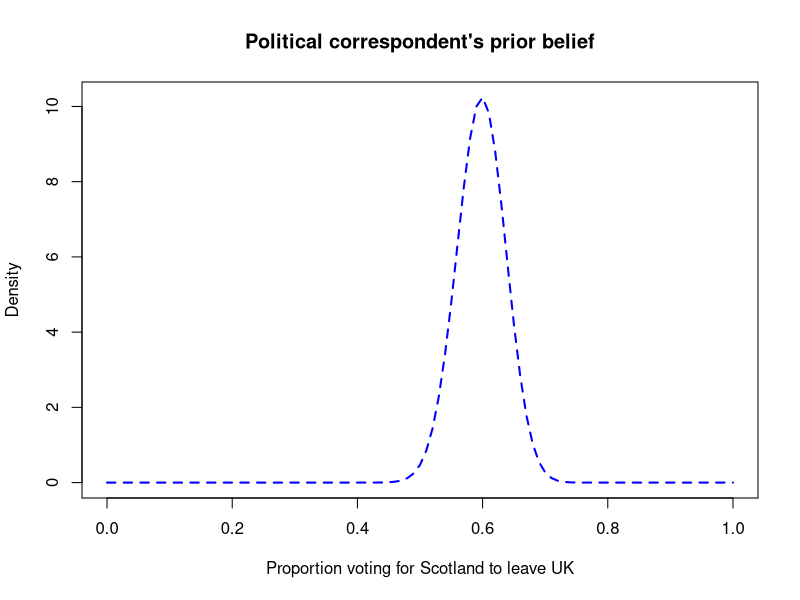
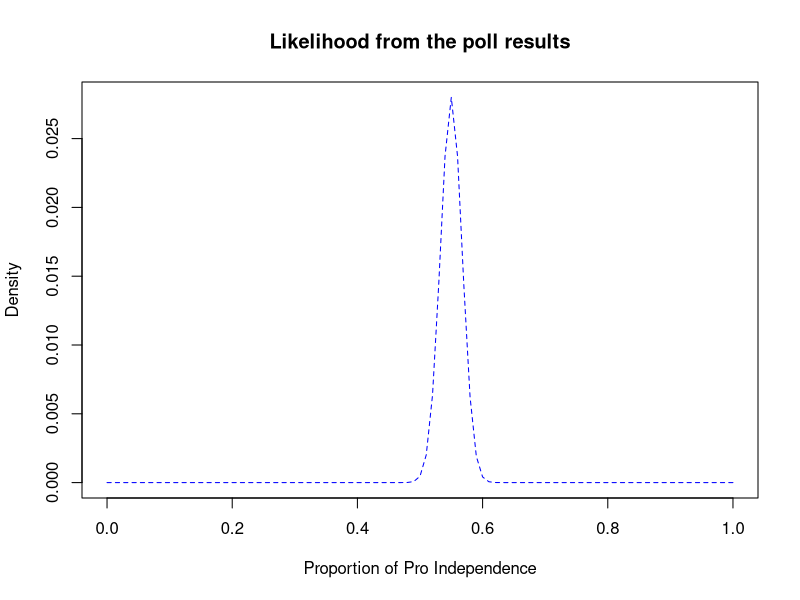
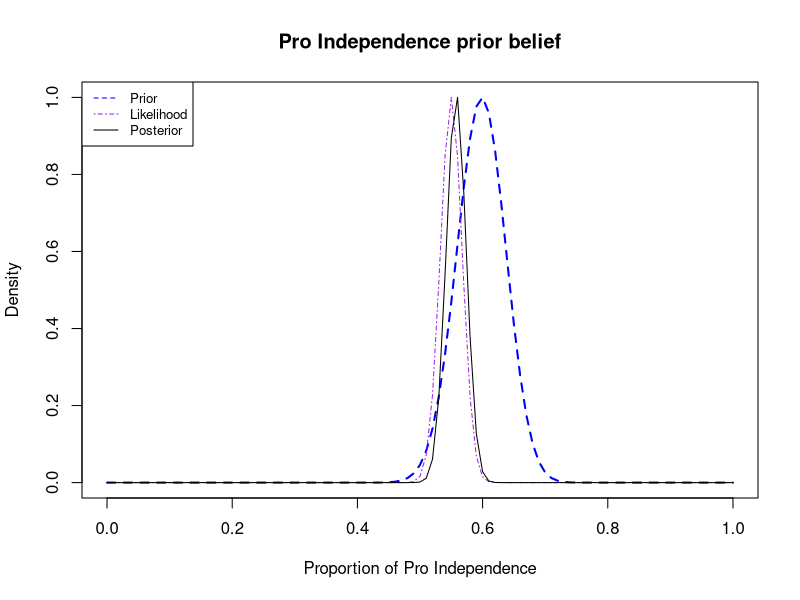

Reproduce these figures in R, in order.
#####Exercise 4.15:Referendum Example#####

#Question 1: What is the referendum likely outcome
#Step 1:Calculate Prior
calc.b<-function(a, mode){
  b<-2-a+(a-1)/mode
  print(b)
}

calc.b(a=95, mode=0.6)

x.range<-seq(0,1,0.01)
a<-95 #a chosen large to give peaky distribution
b<-64 #b calculated from calc.b function to give mode of 0.6
prior<-dbeta(x.range, a, b)
plot(x.range, prior, xlab="Proportion voting for Scotland to leave UK",
     type="l", ylab="Density", lwd=2, col="blue", lty=2, 
     main="Political correspondent's prior belief")

#Step 2:Calculate Likelihood
x.range <- seq(0,1,by=0.01)
n <- 820
s <- 451
likelihood<-dbinom(s, n, x.range)
plot(x.range, likelihood, xlab="Proportion of Pro Independence", 
     type="l", ylab="Density", col="blue", lty=2, 
     main="Likelihood from the poll results")

#Step 3:Calculate Posterior
posterior <-dbeta(x.range,a+s,b+n-s)
plot(x.range, prior/max(prior), xlab="Proportion of Pro Independence",
     type="l",ylab="Density", lwd=2, col="blue", lty=2,
     main="Pro Independence prior belief")
lines(x.range, likelihood/max(likelihood), col="purple", lty=4)
lines(x.range, posterior/max(posterior), col="black", lty=1)

legend("topleft", c("Prior", 
                    "Likelihood", "Posterior"),
       col=c("blue", "purple", "black"),lty=c(2,4,1), cex=0.8)

#Assess credible intervals
quantile(qbeta(x.range,a+s,b+n-s),c(0,0.025,0.5,0.975,1))

#Question 2: Is the political correspondent likely to be correct?
mean(rbeta(1000,a+s,b+n-s)>0.5)
